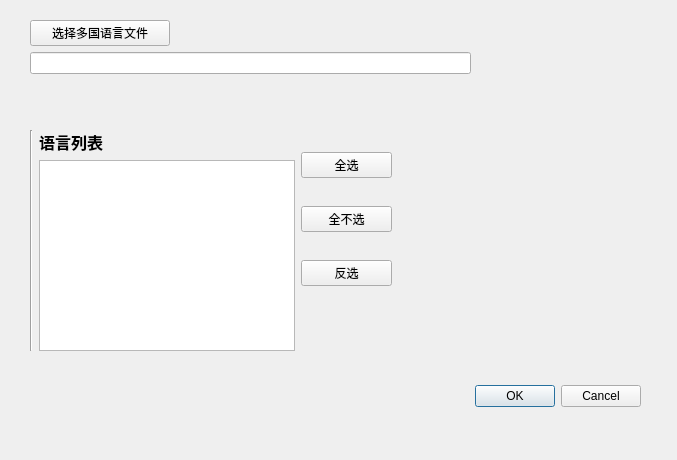
<?xml version="1.0" encoding="UTF-8"?>
<ui version="4.0">
 <class>ConfigProject</class>
 <widget class="QDialog" name="ConfigProject">
  <property name="geometry">
   <rect>
    <x>0</x>
    <y>0</y>
    <width>677</width>
    <height>460</height>
   </rect>
  </property>
  <property name="windowTitle">
   <string>Dialog</string>
  </property>
  <widget class="QDialogButtonBox" name="buttonBox">
   <property name="geometry">
    <rect>
     <x>20</x>
     <y>380</y>
     <width>621</width>
     <height>32</height>
    </rect>
   </property>
   <property name="orientation">
    <enum>Qt::Horizontal</enum>
   </property>
   <property name="standardButtons">
    <set>QDialogButtonBox::Cancel|QDialogButtonBox::Ok</set>
   </property>
  </widget>
  <widget class="QWidget" name="layoutWidget">
   <property name="geometry">
    <rect>
     <x>30</x>
     <y>20</y>
     <width>441</width>
     <height>77</height>
    </rect>
   </property>
   <layout class="QVBoxLayout" name="verticalLayout">
    <item>
     <widget class="QPushButton" name="openfile">
      <property name="maximumSize">
       <size>
        <width>140</width>
        <height>27</height>
       </size>
      </property>
      <property name="text">
       <string>选择多国语言文件</string>
      </property>
      <property name="icon">
       <iconset resource="icons.qrc">
        <normaloff>:/icon/icons/fileopen.png</normaloff>:/icon/icons/fileopen.png</iconset>
      </property>
     </widget>
    </item>
    <item>
     <widget class="QLineEdit" name="view_lang">
      <property name="readOnly">
       <bool>true</bool>
      </property>
     </widget>
    </item>
    <item>
     <widget class="QLabel" name="filestatus">
      <property name="text">
       <string/>
      </property>
     </widget>
    </item>
   </layout>
  </widget>
  <widget class="QWidget" name="layoutWidget">
   <property name="geometry">
    <rect>
     <x>30</x>
     <y>130</y>
     <width>362</width>
     <height>221</height>
    </rect>
   </property>
   <layout class="QHBoxLayout" name="horizontalLayout">
    <item>
     <widget class="Line" name="line">
      <property name="orientation">
       <enum>Qt::Vertical</enum>
      </property>
     </widget>
    </item>
    <item>
     <layout class="QVBoxLayout" name="verticalLayout_4">
      <item>
       <widget class="QLabel" name="label_2">
        <property name="font">
         <font>
          <pointsize>12</pointsize>
          <weight>75</weight>
          <bold>true</bold>
         </font>
        </property>
        <property name="text">
         <string>语言列表</string>
        </property>
       </widget>
      </item>
      <item>
       <widget class="QListWidget" name="langWidget">
        <property name="sizePolicy">
         <sizepolicy hsizetype="Preferred" vsizetype="Preferred">
          <horstretch>0</horstretch>
          <verstretch>0</verstretch>
         </sizepolicy>
        </property>
        <property name="editTriggers">
         <set>QAbstractItemView::NoEditTriggers</set>
        </property>
       </widget>
      </item>
     </layout>
    </item>
    <item>
     <layout class="QVBoxLayout" name="verticalLayout_2">
      <item>
       <widget class="QPushButton" name="lang_selectall">
        <property name="text">
         <string>全选</string>
        </property>
       </widget>
      </item>
      <item>
       <widget class="QPushButton" name="lang_dselectall">
        <property name="text">
         <string>全不选</string>
        </property>
       </widget>
      </item>
      <item>
       <widget class="QPushButton" name="lang_re">
        <property name="text">
         <string>反选</string>
        </property>
       </widget>
      </item>
      <item>
       <spacer name="verticalSpacer_2">
        <property name="orientation">
         <enum>Qt::Vertical</enum>
        </property>
        <property name="sizeType">
         <enum>QSizePolicy::Preferred</enum>
        </property>
        <property name="sizeHint" stdset="0">
         <size>
          <width>20</width>
          <height>40</height>
         </size>
        </property>
       </spacer>
      </item>
     </layout>
    </item>
   </layout>
  </widget>
 </widget>
 <resources>
  <include location="icons.qrc"/>
 </resources>
 <connections>
  <connection>
   <sender>buttonBox</sender>
   <signal>accepted()</signal>
   <receiver>ConfigProject</receiver>
   <slot>accept()</slot>
   <hints>
    <hint type="sourcelabel">
     <x>248</x>
     <y>254</y>
    </hint>
    <hint type="destinationlabel">
     <x>157</x>
     <y>274</y>
    </hint>
   </hints>
  </connection>
  <connection>
   <sender>buttonBox</sender>
   <signal>rejected()</signal>
   <receiver>ConfigProject</receiver>
   <slot>reject()</slot>
   <hints>
    <hint type="sourcelabel">
     <x>316</x>
     <y>260</y>
    </hint>
    <hint type="destinationlabel">
     <x>286</x>
     <y>274</y>
    </hint>
   </hints>
  </connection>
 </connections>
</ui>
